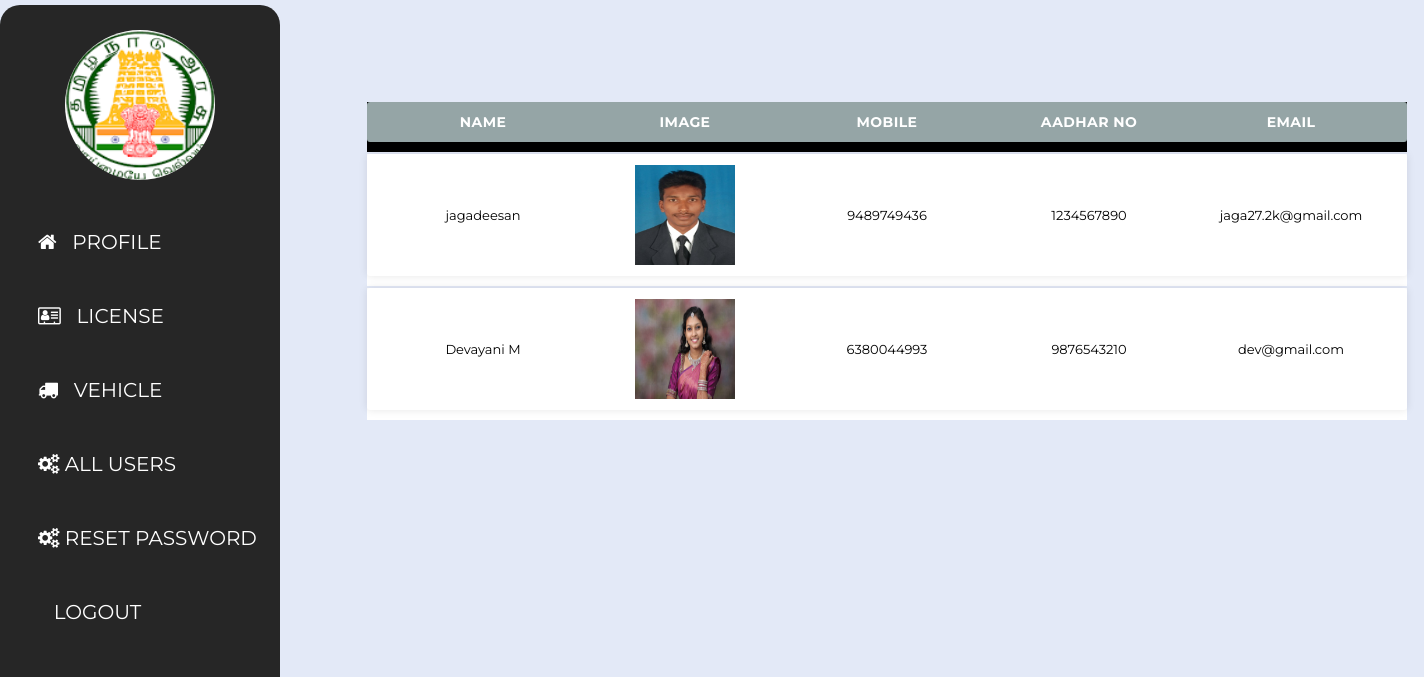
The page /php/adminviewuser.php (signed in) on the database its author committed.
### tables this page shows
CREATE TABLE `user` (
  `name` varchar(50) NOT NULL,
  `email` varchar(50) NOT NULL,
  `ph_no` varchar(30) NOT NULL,
  `aadhar_no` varchar(50) NOT NULL,
  `password` varchar(50) NOT NULL,
  `image` varchar(100) NOT NULL
);

### php/adminviewuser.php (the view, shortened to what this page needs)
<html lang="en">
<head>
<?php
    if(!isset($_SESSION['x'])){
        header("location:adminlogin.php");
    }else{
    $conn=mysqli_connect("localhost","root","","rto");
    $u_id=$_SESSION['u_id'];
		 $result1=mysqli_query($conn,"SELECT image FROM admin where id='$u_id' ");
        $q2=mysqli_fetch_assoc($result1);
        $image=$q2['image'];
		 $result2=mysqli_query($conn,"select * from user" );
}
	?>
	<link href="https://cdnjs.cloudflare.com/ajax/libs/font-awesome/4.7.0/css/font-awesome.css" rel="stylesheet">
	<link rel="stylesheet" type="text/css" href="../css/adminviewuser.css">
</head>
<body>
<form action="#" method="post" enctype="multipart/form-data">
	<nav>
		<ul>
			<li class="logo"><img alt="" src="<?php echo "$image" ?>"></li>
			<li>
				<a href="admin.php"><i class="fa fa-home"></i>   Profile</a>
			</li>
			<li>
				<a href="license_update.php"><i class="fa fa-address-card-o"></i>   license </a>
			</li>
			<li>
				<a href="vehicle_update.php"><i class="fa fa-truck"></i>   vehicle </a>
			</li>
			<li>
				<a href="adminviewuser.php"><i class="fa fa-cogs"></i>  All Users</a>
			</li>
			<li>
				<a href="resetpass.php"><i class="fa fa-cogs"></i>  Reset password</a>
			</li>
			<li>
				<a href="home.php"><i class="fa fa-logout"></i>   logout</a>
			</li>
		</ul>
	</nav>
	<div class="area">
	<div style="padding:px;">
   <table class="table">
    <thead class="thead-dark" style="background-color: black; color: white;">
      <tr class="table-header">
	  <th class="col-1 col">Name</th>
	  <th class="col-19 col">Image</th>
        <th class="col-2 col" >Mobile</th>
        <th class="col-3 col">Aadhar no</th>
        <th class="col-4 col">Email</th>
      </tr>
    </thead>
<?php
      while($rows=mysqli_fetch_assoc($result2)){
    ?>
    <tbody style="background-color: white; color: black;">
      <tr class="table-row">
	  <td class="col-1 col"><?php echo $rows['name']; ?></td>
	  <td class="col-19 col"> <img src="<?php echo $rows['image']; ?>" width="100px" height="100px"></td>
        <td class="col-2 col"><?php echo $rows['ph_no']; ?></td>
        <td class="col-3 col"><?php echo $rows['aadhar_no']; ?></td>
        <td class="col-4 col"><?php echo $rows['email']; ?></td>
      </tr>
    </tbody>
    <?php
    }
    ?>
</table>
 </div>
	</div>
	</form>
</body>
</html>

### css/adminviewuser.css (style rules this page uses)
body { margin: 0; padding: 0; font-family: 'Montserrat', sans-serif; background: #e3e9f7; }
nav ul { margin: 0; border-radius:20px; padding: 0; height: 99%; width: 280px; position: fixed; top: 5px; left: 0; background-color: #262626; }
nav ul li { list-style: none; }
nav ul li a { display: block; font-family: 'Montserrat', sans-serif; text-decoration: none; text-transform: uppercase; font-size: 20px; color: #fff; position: relative; padding: 25px 0 25px 38px; }
nav ul li a:before { content: ''; position: absolute; top: 0px; right: 0px; width: 0%; height: 100%; background: #e3e9f7; border-radius: 40px 0px 0px 40px; z-index: -1; transition: all 300ms ease-in-out; }
.area { margin-left: 260px; }
.logo { width: 150px; height: 150px; border-radius: 50%; overflow: hidden; margin: 25px auto; }
.logo img { width: 100%; height: 100%; }
.table { font-size:13px; margin-left: 100px; margin-top:100px; margin-bottom:100px; margin-right: auto; padding-left: 5px; padding-right: 5px; }
.table-header { background-color: #95A5A6; font-size: 14px; text-transform: uppercase; letter-spacing: 0.03em; }
.table-row { background-color: #ffffff; box-shadow: 0px 0px 9px 0px rgba(0,0,0,0.1); }
.col { width:200px; text-align: center; margin:auto; }
tr { border-radius: 3px; padding: 10px 15px; display: flex; justify-content: space-between; margin-bottom: 10px; }

### rows shown on the page
user: name "jagadeesan", image (picture), ph_no "9489749436", aadhar_no "1234567890", email "jaga27.2k@gmail.com"
user: name "Devayani M", image (picture), ph_no "6380044993", aadhar_no "9876543210", email "dev@gmail.com"
